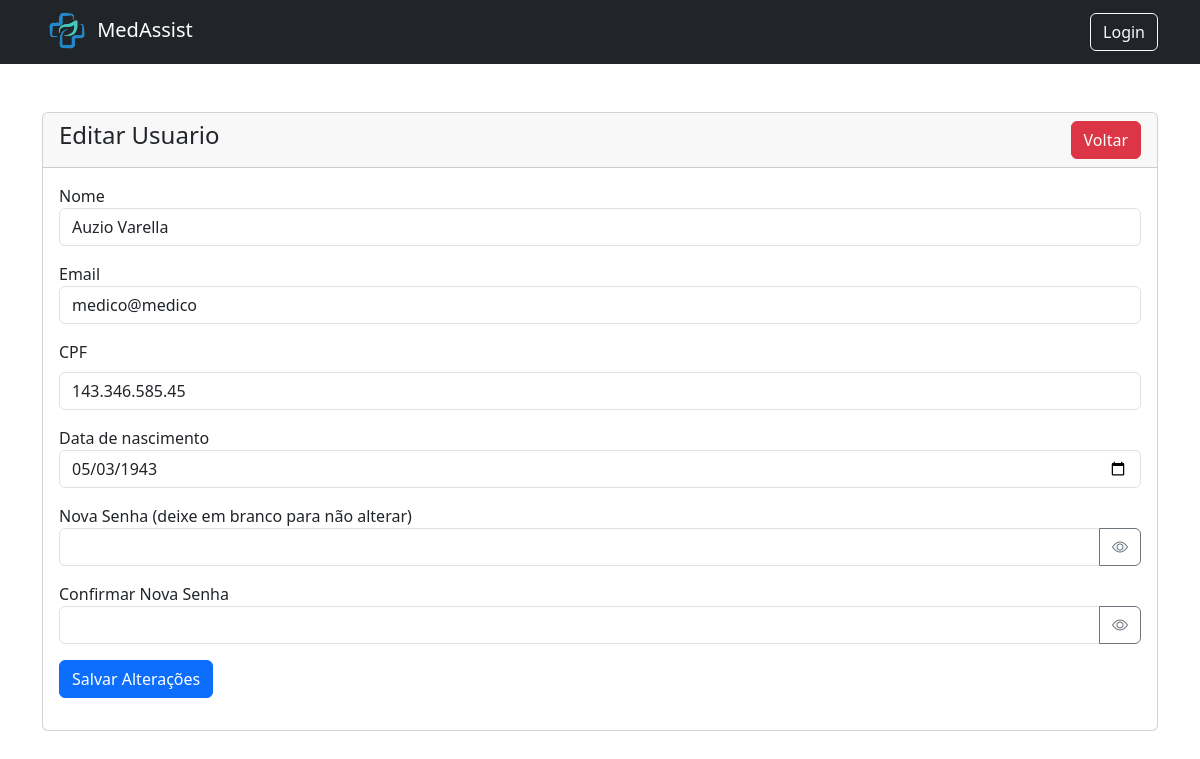
The app's page /view/usuario-edit.php?id=9 with its own data.
### tables this page shows
CREATE TABLE `usuarios` (
  `id` int(11) NOT NULL AUTO_INCREMENT,
  `cpf` varchar(14) DEFAULT NULL,
  `nome` varchar(100) NOT NULL,
  `email` varchar(100) DEFAULT NULL,
  `data_nascimento` date NOT NULL,
  `senha` varchar(255) DEFAULT NULL,
  `role` enum('admin','medico','enfermeiro','paciente') DEFAULT 'paciente' COMMENT 'Papéis de acesso ao sistema',
  `crm_registro` varchar(50) DEFAULT NULL COMMENT 'Registro CRM do Médico. Deve ser preenchido se o papel role for medico.',
  `coren_registro` varchar(50) DEFAULT NULL COMMENT 'Registro COREN do Enfermeiro/Técnico. Deve ser preenchido se o role for enfermeiro.',
  PRIMARY KEY (`id`),
  UNIQUE KEY `crm_registro` (`crm_registro`),
  UNIQUE KEY `coren_registro` (`coren_registro`),
  UNIQUE KEY `cpf` (`cpf`),
  UNIQUE KEY `cpf_2` (`cpf`),
  UNIQUE KEY `cpf_3` (`cpf`),
  UNIQUE KEY `cpf_4` (`cpf`)
);

### view/usuario-edit.php (the view, shortened to what this page needs)
<?php
    require '../Model/conexao.php';
?>
<!doctype html>
<html lang="en">
  <head>
    <link href="https://cdn.jsdelivr.net/npm/bootstrap@5.3.8/dist/css/bootstrap.min.css" rel="stylesheet">
    <link rel="stylesheet" href="https://cdn.jsdelivr.net/npm/bootstrap-icons@1.11.3/font/bootstrap-icons.min.css">
</head>
  <body>
    <?php include('navbar.php'); ?>
    <div class="container mt-5">
        <div class="row">
            <div class="col-md-12">
                <div class="card">
                    <div class="card-header">
                        <h4>Editar Usuario
                            <a href="javascript:history.go(-1)" class="btn btn-danger float-end">Voltar</a>
                        </h4>
                    </div>
                    <div class="card-body">
                        <?php
                            if(isset($_GET['id'])) {
                                $usuario_id = mysqli_real_escape_string($conexao, $_GET['id']);
                                $sql = "SELECT * FROM usuarios WHERE id = $usuario_id";
                                $query = mysqli_query($conexao, $sql);
                                if(mysqli_num_rows($query) > 0){
                                    $usuario = mysqli_fetch_array($query);
                        ?>
                        <form action="../controller/UsuarioController.php" method="post">
                            <div class="mb-3">
                                <label for="">Nome</label>
                                <input type="text" name="nome" value="<?= $usuario['nome']?>" class="form-control" id="">
                            </div>
                            <div class="mb-3">
                                <label for="">Email</label>
                                <input type="text" name="email" value="<?= $usuario['email']?>" class="form-control" id="">
                            </div>
                            <div class="mb-3">
                                <label for="cpf" class="form-label">CPF</label>
                                <input type="text" name="cpf" id="cpf" value="<?= $usuario['cpf']; ?>" class="form-control" required>
                            </div>
                            <div class="mb-3">
                                <label for="">Data de nascimento</label>
                                <input type="date" name="data_nascimento" value="<?= $usuario['data_nascimento']?>" class="form-control" id="">
                            </div>
                            <div class="mb-3">
                            <label>Nova Senha (deixe em branco para não alterar)</label>
                            <div class="input-group">
                                <input type="password" name="senha" id="senha" class="form-control">
                                <button class="btn btn-outline-secondary" type="button" onclick="togglePassword('senha', 'eye-icon-1')">
                                    <i id="eye-icon-1" class="bi bi-eye"></i>
                                </button>
                            </div>
                        </div>
                        <div class="mb-3">
                            <label>Confirmar Nova Senha</label>
                            <div class="input-group">
                                <input type="password" name="senha_confirmar" id="senha_confirmar" class="form-control">
                                <button class="btn btn-outline-secondary" type="button" onclick="togglePassword('senha_confirmar', 'eye-icon-2')">
                                    <i id="eye-icon-2" class="bi bi-eye"></i>
                                </button>
                            </div>
                        </div>
                        <div class="mb-3">
                            <button type="submit" name="update_usuario" class="btn btn-primary">Salvar Alterações</button>
                        </div>
                        </form>
                        <?php
                                } else {
                                    echo "<h5> Usuário não encontrado. </h5>";
                                }
                            } else {
                                echo "<h5> ID não fornecido. </h5>";
                            }
                        ?>
                    </div>
                </div>
            </div>
        </div>
    </div>
</body>
</html>

### records on screen
usuarios: nome "Auzio Varella", email "medico@medico", cpf "143.346.585.45", data_nascimento "05/03/1943"
